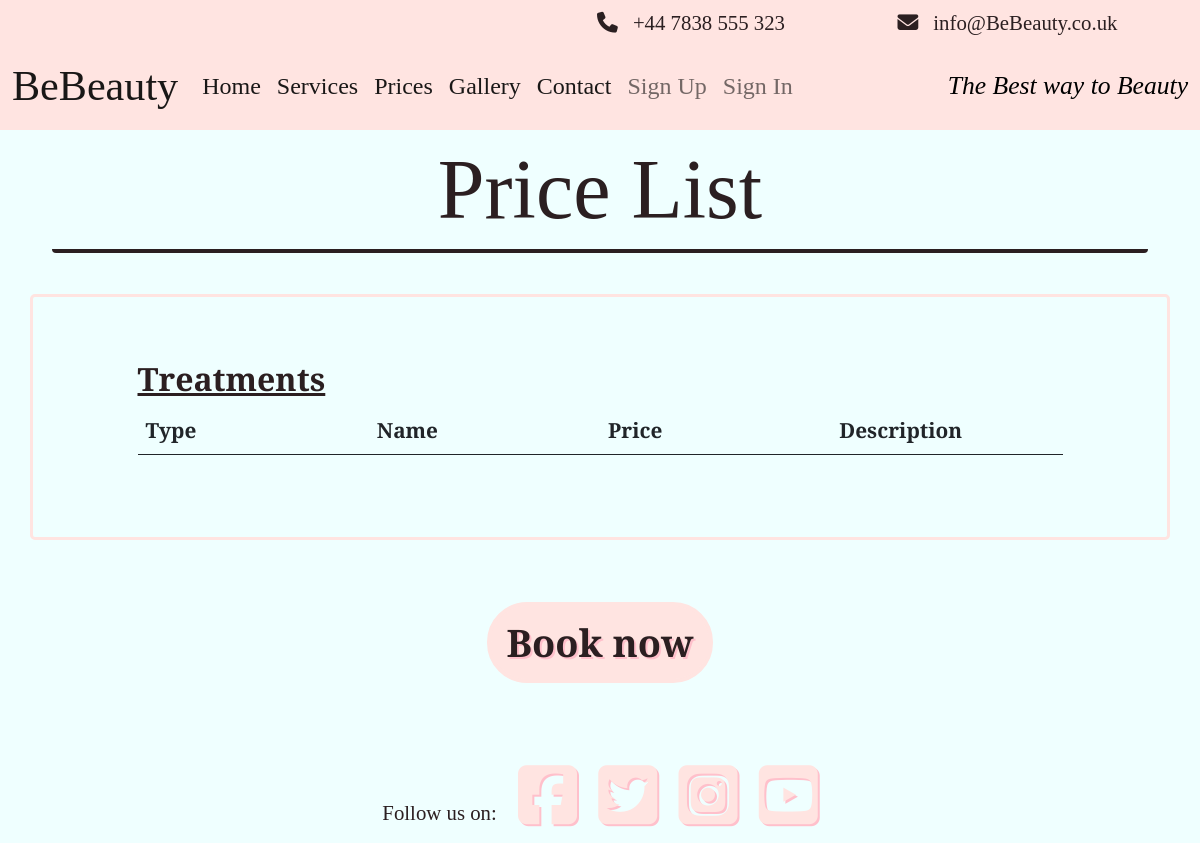
/price-list, run on an earlier commit of the app's database.
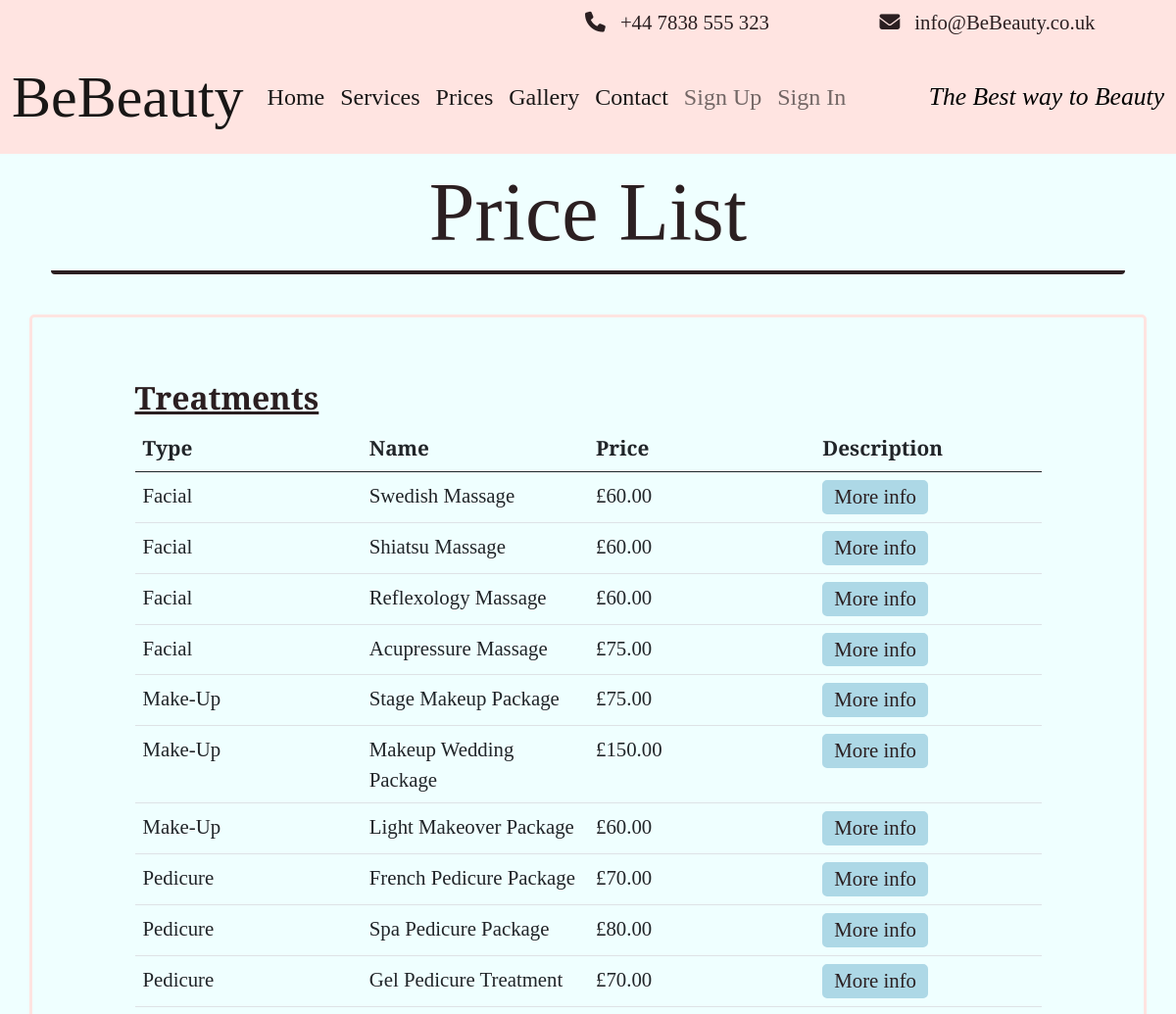
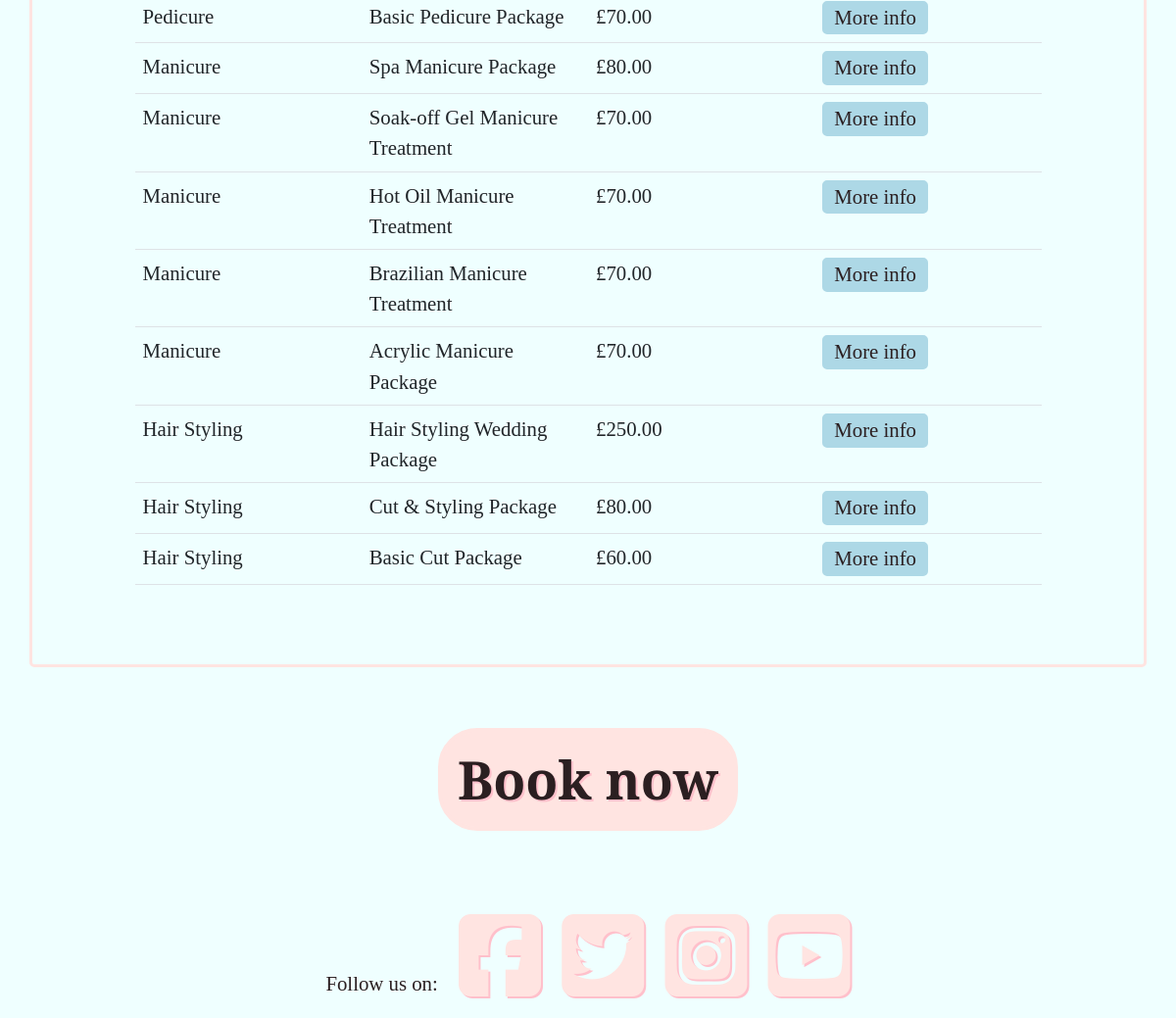
And on a later commit of the database (2 pictures, top to bottom).
### treatment/models.py (models this page shows, shortened)
class Treatment(models.Model):
    treatment_type = models.IntegerField(choices=TREATMENTS)
    treatment_name = models.CharField(max_length=60, unique=True)
    slug = models.SlugField(max_length=60, unique=True, primary_key=True)
    treatment_price = models.DecimalField(blank=False, max_digits=5, decimal_places=2)
    treatment_description = models.TextField()
    treatment_time = models.CharField(max_length=50)
    class _Meta:
        ordering = ['treatment_name']

### treatment/views.py (the view)
# urls.py: path('price-list', TreatmentListView.as_view(), name='price-list'),
class TreatmentListView(ListView):
    model = Treatment
    template_name = "price_list.html"
    queryset = Treatment.objects.all().order_by('treatment_type')
    context_object_name = "treatments"

### templates/price_list.html (shortened to what this page needs)
{% extends 'base.html' %}
{% load static %}
{% block content %}
<div class="container">
    <div class="box-wrap">
        <h1 class="col center-text title-font sub-title">Price List</h1>
    </div>
</div>
<br>
<div class="container booking-box">
    <br>
    <div class="bodywork">
        <div class="container">
            <div class="row">
                <div class="col-sm-1"></div>
                <div class="col-md-10 g-0">
                    <br>
                    <h2><u><b>Treatments</b></u></h2>
                    <table class="table">
                        <thead>
                            <tr>
                                <th scope="col">Type</th>
                                <th scope="col">Name</th>
                                <th scope="col">Price</th>
                                <th scope="col">Description</th>
                            </tr>
                        </thead>
                        <tbody>
                            {% for treatment in treatments %}
                            {% include 'treatment-price.html' %}
                            <tr>
                                <td>{{ treatment.get_treatment_type_display }}</td>
                                <td class="td-name">{{ treatment.treatment_name }}</td>
                                <td class="td-price">£{{ treatment.treatment_price }}</td>
                                <td>
                                    <button type="button" data-bs-toggle="modal" data-bs-target="#treatmentModal{{treatment.pk}}" class="custom-site-btn btn-remove-blue edit-but hvr">More info</button>
                                </td>
                            </tr>
                            {% endfor %}
                        </tbody>
                    </table>
                </div>
                <div class="col-sm-1"></div>
            </div>
            <br>
        </div>
    </div>
    <br>
</div>
<br>
<br>
<div class="container_fluid">
    <div class="justify-content-center text-center ">
        <a type="button" class="btn-lg light custom-btn hvr-pulse btn-remove-blue" href="{% url 'booking' %}">Book
            now</a>
    </div>
</div>
<br>
<br>
{% endblock %}

### templates/base.html (shortened to what this page needs)
{% load static %}
<!DOCTYPE html>
<html lang="en">
<head>
    <link href="https://cdn.jsdelivr.net/npm/bootstrap@5.0.1/dist/css/bootstrap.min.css" rel="stylesheet">
    <link href="{% static 'fontawesomefree/css/all.min.css' %}" rel="stylesheet">
    <link rel="stylesheet" href="https://cdnjs.cloudflare.com/ajax/libs/hover.css/2.3.1/css/hover-min.css" />
    <link rel="stylesheet" href="{% static 'css/style.css' %}">
</head>
<body class="d-flex flex-column h-100 main-bg">
    <div class="container-fluid above-nav">
        <div class="row justify-content-end padding-top">
            <div class=" col-lg-8 col-sm-7 contact-holder extra-padding">
                <i class="fa-solid fa-phone extra-padding"></i>+44 7838 555 323
            </div>
            <div class="col-lg-4 col-sm-5 contact-holder extra-padding text-center">
                <i class="fa-solid fa-envelope extra-padding"></i>info@BeBeauty.co.uk
            </div>
        </div>
    </div>
    <nav class="navbar navbar-expand-lg navbar-light">
        <div class="container-fluid">
            <a class="navbar-brand" href="{% url 'home' %}"><span class="brand title-font nav-title">BeBeauty</a>
            <div class="collapse navbar-collapse" id="navbarText">
                <ul class="navbar-nav me-auto mb-2 mb-lg-0">
                    <li class="nav-item">
                        <a class="nav-link active" aria-current="page" href="{% url 'home' %}">Home</a>
                    </li>
                    <li class="nav-item">
                        <a class="nav-link active" aria-current="page" href="{% url 'services' %}">Services</a>
                    </li>
                    <li class="nav-item">
                        <a class="nav-link active" aria-current="page" href="{% url 'price-list' %}">Prices</a>
                    </li>
                    <li class="nav-item">
                        <a class="nav-link active" aria-current="page" href="{% url 'gallery' %}">Gallery</a>
                    </li>
                    <li class="nav-item">
                        <a class="nav-link active" aria-current="page" href="{% url 'contact' %}">Contact</a>
                    </li>
                    {% if user.is_authenticated %}
                    <li class="nav-item">
                        <a class="nav-link" href="{% url 'account_logout' %}">Logout</a>
                    </li>
                    <li class="nav-item">
                        <a class="nav-link active" aria-current="page" href="{% url 'bookings' %}">My Bookings
                            ({{ user.username }})</a>
                    </li>
                    {% else %}
                    <li class="nav-item">
                        <a class="nav-link" href="{% url 'account_signup' %}">Sign Up</a>
                    </li>
                    <li class="nav-item">
                        <a class="nav-link" href="{% url 'account_login' %}">Sign In</a>
                    </li>
                    {% endif %}
                </ul>
                <span class="slogon text-center">
                    The Best way to Beauty
                </span>
            </div>
        </div>
    </nav>
    <main class="flex-shrink-0 main-bg">
        {% block content %}{% endblock content %}
    </main>
    <footer class="footer mt-auto py-3 dark-bg">
        <p class="m-0 text-center text-black">Follow us on:
            <i class="fab fa-facebook-square ms-3 hvr-pulse button"></i>
            <i class="fab fa-twitter-square ms-3 hvr-pulse button"></i>
            <i class="fab fa-instagram-square ms-3 hvr-pulse button"></i>
            <i class="fab fa-youtube-square ms-3 hvr-pulse button"></i></p>
    </footer>
</body>
</html>

### templates/treatment-price.html (shortened to what this page needs)
{% load static %}
<div class="modal fade" id="treatmentModal{{treatment.pk}}" tabindex="-1" aria-labelledby="treatmentModal{{treatment.pk}}Label" aria-hidden="true">

### static/css/style.css (style rules this page uses)
* { margin: 0; padding: 0; border: 0; }
body { background-color: rgb(239, 255, 255); color: #2b1f21; font-family: 'Zilla Slab', serif; font-size: 1.3em; }
.title-font { font-family: 'Playfair Display', serif; text-align: center; }
.contact-holder { text-align: end; }
.nav-title { font-size: 5vmin; }
nav { background-color: mistyrose; font-family: 'Zilla Slab', serif; }
.above-nav { background-color: mistyrose; font-family: 'Zilla Slab', serif; }
footer { padding: 3em; }
footer .fab { font-size: 8vmin; color: mistyrose; text-shadow: 2px 2px pink; }
.extra-padding { padding: 0px 15px; }
.padding-top { padding-top: 7px; }
nav li a { font-size: 1.5rem; }
.sub-title { font-size: 7vw; }
.box-wrap { margin: 10px; border-bottom: 4px #2b1f21 solid; border-radius: 4px; }
.slogon { font-family: 'Playfair Display'; font-style: italic; font-size: 1.6rem; color: black; }
table { table-layout: fixed; }
td { overflow: hidden; text-overflow: ellipsis; word-wrap: break-word; }
.custom-btn { background-color: mistyrose; font-weight: 600; border-radius: 40px; font-size: 4.5vmin; border: 4px mistyrose solid; text-shadow: 2px 2px pink; }
.btn-remove-blue { -webkit-tap-highlight-color: transparent; color: #2b1f21; text-decoration: none; }
.custom-site-btn { border-radius: 5px; line-height: 1; border: 4px pink solid; }
.edit-but { background-color: lightblue; border: 4px lightblue solid; padding: 3px 8px; }
.bodywork { max-height: min-content; }
.booking-box { border: 3px mistyrose solid; border-radius: 5px; }
.row { margin-bottom: 3px; }

What changed in the data, as far as the page shows it:
added Treatment: treatment_type "Facial", treatment_name "Swedish Massage", treatment_price "60.00"
added Treatment: treatment_type "Facial", treatment_name "Shiatsu Massage", treatment_price "60.00"
added Treatment: treatment_type "Facial", treatment_name "Reflexology Massage", treatment_price "60.00"
added Treatment: treatment_type "Facial", treatment_name "Acupressure Massage", treatment_price "75.00"
added Treatment: treatment_type "Make-Up", treatment_name "Stage Makeup Package", treatment_price "75.00"
added Treatment: treatment_type "Make-Up", treatment_name "Makeup Wedding Package", treatment_price "150.00"
added Treatment: treatment_type "Make-Up", treatment_name "Light Makeover Package", treatment_price "60.00"
added Treatment: treatment_type "Pedicure", treatment_name "French Pedicure Package", treatment_price "70.00"
added Treatment: treatment_type "Pedicure", treatment_name "Spa Pedicure Package", treatment_price "80.00"
added Treatment: treatment_type "Pedicure", treatment_name "Gel Pedicure Treatment", treatment_price "70.00"
added Treatment: treatment_type "Pedicure", treatment_name "Basic Pedicure Package", treatment_price "70.00"
added Treatment: treatment_type "Manicure", treatment_name "Spa Manicure Package", treatment_price "80.00"
added Treatment: treatment_type "Manicure", treatment_name "Soak-off Gel Manicure Treatment", treatment_price "70.00"
added Treatment: treatment_type "Manicure", treatment_name "Hot Oil Manicure Treatment", treatment_price "70.00"
added Treatment: treatment_type "Manicure", treatment_name "Brazilian Manicure Treatment", treatment_price "70.00"
added Treatment: treatment_type "Manicure", treatment_name "Acrylic Manicure Package", treatment_price "70.00"
added Treatment: treatment_type "Hair Styling", treatment_name "Hair Styling Wedding Package", treatment_price "250.00"
added Treatment: treatment_type "Hair Styling", treatment_name "Cut & Styling Package", treatment_price "80.00"
added Treatment: treatment_type "Hair Styling", treatment_name "Basic Cut Package", treatment_price "60.00"
